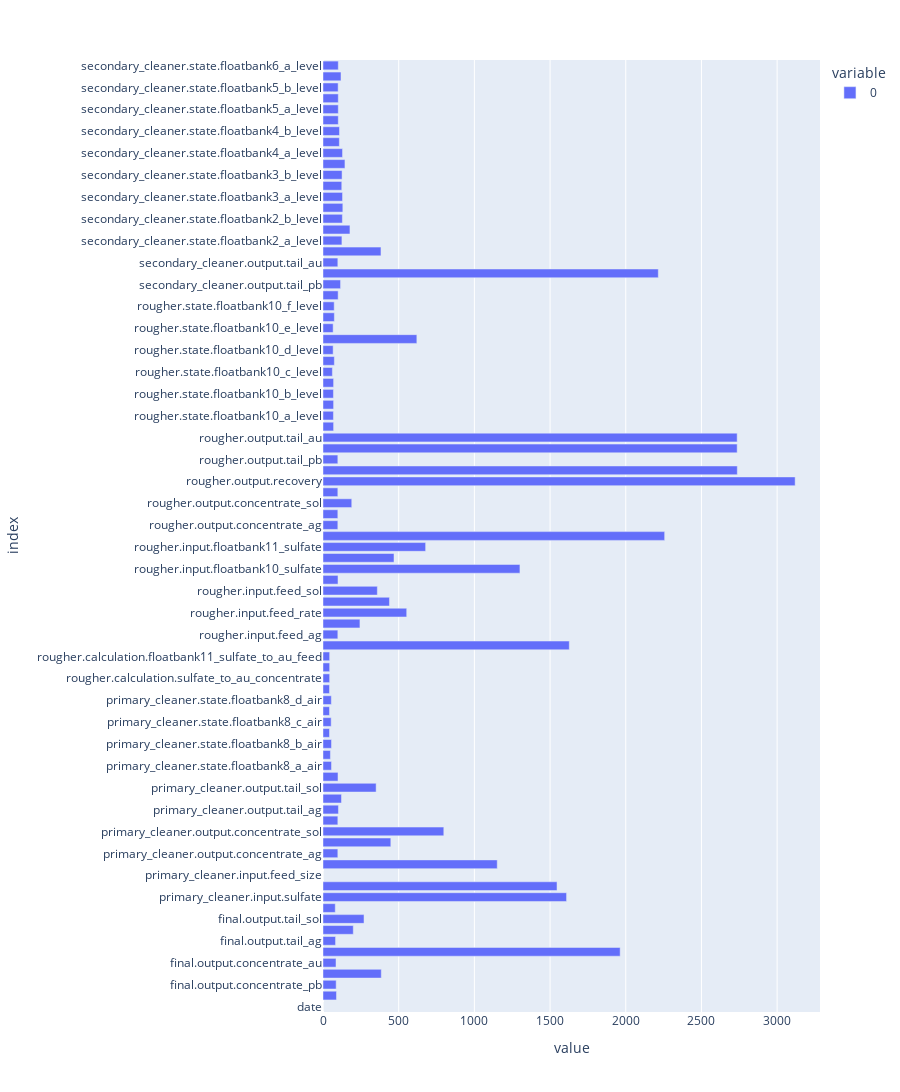

Notebook code cell kept with this figure:
### Markdown cell above
### EDA to determine how to treat the data

### Code cell
# Check how many nan in this set
data_full_na = data_full.isna().sum().to_frame()

fig = px.bar(data_full_na, orientation='h', width=900, height=2000)
fig.show()

### Figure 1 — Plotly figure (JSON) as saved in the notebook; plotly's stock layout.template omitted (floating-point values rounded to 4 significant figures)
{"data": [{"alignmentgroup": "True", "hovertemplate": "variable=0<br>value=%{x}<br>index=%{y}<extra></extra>", "legendgroup": "0", "marker": {"color": "#636efa", "pattern": {"shape": ""}}, "name": "0", "offsetgroup": "0", "orientation": "h", "showlegend": true, "textposition": "auto", "type": "bar", "x": [0, 89, 87, 385, 86, 1963, 83, 200, 271, 81, 1609, 1546, 0, 1151, 98, 448, 798, 98, 102, 122, 351, 99, 56, 49, 56, 43, 54, 43, 55, 43, 44, 44, 44, 1627, 98, 244, 553, 439, 359, 99, 1301, 469, 678, 2257, 98, 98, 190, 98, 3119, 2737, 98, 2736, 2736, 70, 69, 70, 69, 70, 62, 75, 67, 620, 67, 75, 74, 100, 116, 2215, 98, 383, 125, 178, 128, 131, 129, 124, 126, 145, 129, 108, 109, 101, 101, 101, 100, 119, 101], "xaxis": "x", "y": ["date", "final.output.concentrate_ag", "final.output.concentrate_pb", "final.output.concentrate_sol", "final.output.concentrate_au", "final.output.recovery", "final.output.tail_ag", "final.output.tail_pb", "final.output.tail_sol", "final.output.tail_au", "primary_cleaner.input.sulfate", "primary_cleaner.input.depressant", "primary_cleaner.input.feed_size", "primary_cleaner.input.xanthate", "primary_cleaner.output.concentrate_ag", "primary_cleaner.output.concentrate_pb", "primary_cleaner.output.concentrate_sol", "primary_cleaner.output.concentrate_au", "primary_cleaner.output.tail_ag", "primary_cleaner.output.tail_pb", "primary_cleaner.output.tail_sol", "primary_cleaner.output.tail_au", "primary_cleaner.state.floatbank8_a_air", "primary_cleaner.state.floatbank8_a_level", "primary_cleaner.state.floatbank8_b_air", "primary_cleaner.state.floatbank8_b_level", "primary_cleaner.state.floatbank8_c_air", "primary_cleaner.state.floatbank8_c_level", "primary_cleaner.state.floatbank8_d_air", "primary_cleaner.state.floatbank8_d_level", "rougher.calculation.sulfate_to_au_concentrate", "rougher.calculation.floatbank10_sulfate_to_au_feed", "rougher.calculation.floatbank11_sulfate_to_au_feed", "rougher.calculation.au_pb_ratio", "rougher.input.feed_ag", "rougher.input.feed_pb", "rougher.input.feed_rate", "rougher.input.feed_size", "rougher.input.feed_sol", "rougher.input.feed_au", "rougher.input.floatbank10_sulfate", "rougher.input.floatbank10_xanthate", "rougher.input.floatbank11_sulfate", "rougher.input.floatbank11_xanthate", "rougher.output.concentrate_ag", "rougher.output.concentrate_pb", "rougher.output.concentrate_sol", "rougher.output.concentrate_au", "rougher.output.recovery", "rougher.output.tail_ag", "rougher.output.tail_pb", "rougher.output.tail_sol", "rougher.output.tail_au", "rougher.state.floatbank10_a_air", "rougher.state.floatbank10_a_level", "rougher.state.floatbank10_b_air", "rougher.state.floatbank10_b_level", "rougher.state.floatbank10_c_air", "rougher.state.floatbank10_c_level", "rougher.state.floatbank10_d_air", "rougher.state.floatbank10_d_level", "rougher.state.floatbank10_e_air", "rougher.state.floatbank10_e_level", "rougher.state.floatbank10_f_air", "rougher.state.floatbank10_f_level", "secondary_cleaner.output.tail_ag", "secondary_cleaner.output.tail_pb", "secondary_cleaner.output.tail_sol", "secondary_cleaner.output.tail_au", "secondary_cleaner.state.floatbank2_a_air", "secondary_cleaner.state.floatbank2_a_level", "secondary_cleaner.state.floatbank2_b_air", "secondary_cleaner.state.floatbank2_b_level", "secondary_cleaner.state.floatbank3_a_air", "secondary_cleaner.state.floatbank3_a_level", "secondary_cleaner.state.floatbank3_b_air", "secondary_cleaner.state.floatbank3_b_level", "secondary_cleaner.state.floatbank4_a_air", "secondary_cleaner.state.floatbank4_a_level", "secondary_cleaner.state.floatbank4_b_air", "secondary_cleaner.state.floatbank4_b_level", "secondary_cleaner.state.floatbank5_a_air", "secondary_cleaner.state.floatbank5_a_level", "secondary_cleaner.state.floatbank5_b_air", "secondary_cleaner.state.floatbank5_b_level", "secondary_cleaner.state.floatbank6_a_air", "secondary_cleaner.state.floatbank6_a_level"], "yaxis": "y"}], "layout": {"barmode": "relative", "height": 2000, "legend": {"title": {"text": "variable"}, "tracegroupgap": 0}, "margin": {"t": 60}, "width": 900, "xaxis": {"anchor": "y", "domain": [0, 1], "title": {"text": "value"}}, "yaxis": {"anchor": "x", "domain": [0, 1], "title": {"text": "index"}}}}
